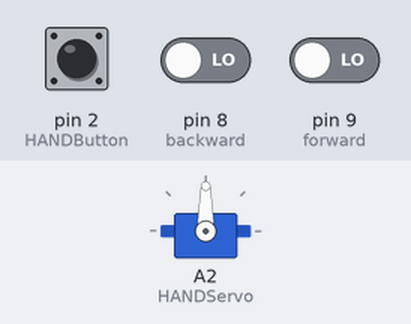
Bench run of a sketch on a simulated Arduino Uno, built with avr-gcc and run on an emulated ATmega328P. On the bench: servo. The inputs (shaded band) are chosen by the test bench; at power-on: pin 8 (backward) LOW, pin 9 (forward) LOW, pin 2 (HANDButton) HIGH.

Above: at 12.8 s.
12.9 s: pin 8 (backward) driven HIGH
At 16.1 s:
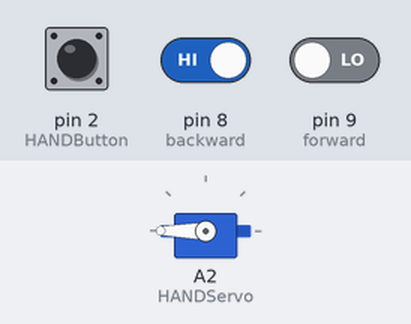
26.4 s: pin 9 (forward) driven HIGH
At 31.1 s:
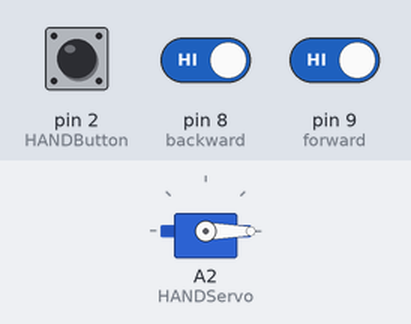
39.9 s: pin 9 (forward) driven LOW
53.4 s: pin 2 (HANDButton) pulled LOW for 3 s
At 53.9 s:
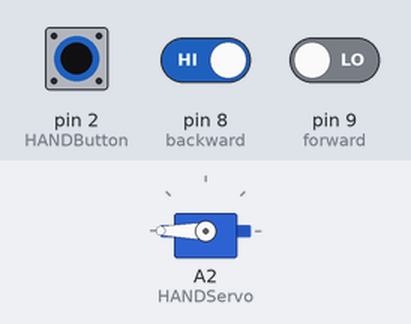
Timing chart, 0 to 56.4 s (numbered marks = the images above; inputs shaded):
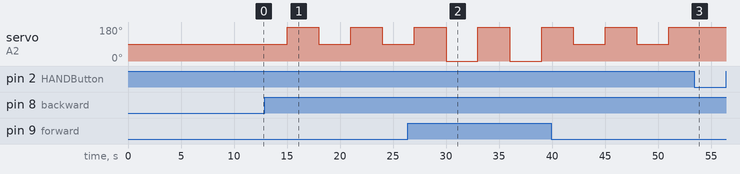

Measured:
- after the input at 12.9 s, servo on A2 (HANDServo): alternates 180° for 3.0 s and 90° for 3.0 s, starting after 2.1 s
- after the input at 53.4 s, servo on A2 (HANDServo): stays 180° (without the input it goes to 90° after 0.60 s)

The sketch:

HAND.ino
```cpp
//HAND
#include<Servo.h>
Servo HANDServo;
const int HANDButton=2;
const int forward=9;
const int backward=8;

void setup() {
  Serial.begin(9600);
  HANDServo.attach(A2);
  pinMode(HANDButton,INPUT_PULLUP);
  pinMode(forward,INPUT);
  pinMode(backward,INPUT);
}
int j = 0;
void loop() {
  if (digitalRead(HANDButton) == LOW) {
    j+=1;
    }
  if (j%2==1){
    HANDServo.write(180);
  }
  else{
    HANDServo.write(90);
  }
////////////////////////////////
  if (digitalRead(forward)==1){
    HANDServo.write(0);
  }
  delay(3000);
  if (digitalRead(backward)==1){
    HANDServo.write(180);
  }
  delay(3000);

}
```
